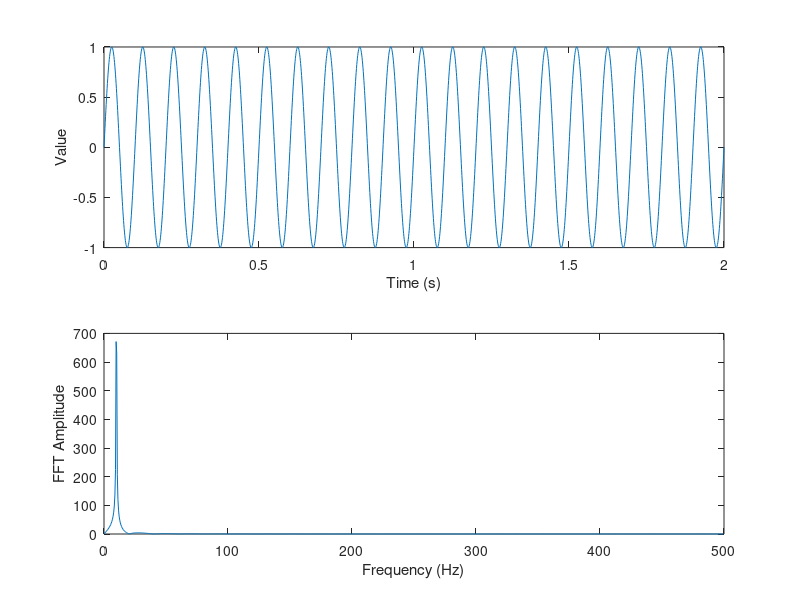

MATLAB code to generate this figure:
% [redacted]
% FFT Matlab Code
% 06/11/2015

% Housekeeping.
close all;
clear all;
clc;

% Create dummy sinewave for
% testing the code.

	% Create a sample waveform to test code with.
	dum_a = 1;
	% Phase offset of signal.
	dum_b = 0; % radians.
	% Signal frequency.
	dum_F = 10; % Hz.
	% Signal period.
	dum_T = (1/dum_F); % sec.
	% Sampling frequency.
	dum_Fs = 1000; % Hz.
	% Sampling period.
	dum_Ts = (1/dum_Fs); % sec.
	% Signal DC offset.
	dum_k = 0;
	% Signal interval times.
	dum_t_start = 0; % sec.
	dum_t_finish = 2; % sec.
	dum_dt = (dum_t_finish-dum_t_start); % sec.
	% Time scale.
	dum_t = linspace(dum_t_start,dum_t_finish,(dum_Fs*dum_dt)); % sec.
	% Signal.
	dum_x = ((dum_a*sin((2.*pi.*dum_F.*dum_t)+dum_b))+dum_k);

% Obtain actual signal to perform
% spectral analysis on.

	% IMPORT SIGNAL DATA...
	x = dum_x;

% Declare information about
% imported signal.

% Sampling frequency.
%Fs = 1000; % Hz.
Fs = dum_Fs; % Hz.
% Sampling period.
%Ts = (1/Fs); % sec.
Ts = dum_Ts; % sec.
% Time scale.
%t = linspace(dum_t_start,dum_t_finish,(dum_Fs*dum_dt)); % sec.
t = dum_t; % sec.
% Number of FFT points.
% Extra ones are zero padded
% onto signal.
nfft = (2^(ceil(log10(length(x))/log10(2))));
% Frequency spectrum values.
f = ((Fs/nfft).*linspace(0,((nfft/2)-1),(nfft/2)));

% Perform actual spectral analysis
% on imported signal.

% Take FFT.  The result is
% a series of complex numbers.
	% REPLACE "dum_x" HERE WITH
	% ACTUAL SIGNAL THAT SPECTRAL
	% ANALYSIS IS BEING DONE ON.
dft = fft(x,nfft);
% Take first half of FFT output.
dft = dft(1:(nfft/2));
% Magnitude of FFT output.
% This converts the complex
% numbers into real number
% magnitude values.
mag_dft = abs(dft);
% Power of FFT output.
% Taking the magnitude of the complex
% FFT output and squaring it is the
% same as multiplying each complex element
% by its conjugate.  The only difference
% is that technically the conjugate method
% produces a complex number with zero
% imaginary component while the magnitude/
% squaring method produces simply a real number.
pow_dft = (mag_dft.^2);
% Plot power on log scale.
pow_dft_log = (10.*log10(pow_dft));

% Plots.
figure(1);
% Signal.
subplot(2,1,1);
plot(t,x);
xlabel('Time (s)');
ylabel('Value');
% FFT Amplitude.
subplot(2,1,2);
plot(f,mag_dft);
xlabel('Frequency (Hz)');
ylabel('FFT Amplitude');

	% % PSD Power Spectral Density.
	% subplot(3,1,3);
	% semilogy(f,pow_dft_log);
	% xlabel('Frequency (Hz)');
	% ylabel('Spectral Power (dB)');

	% % NOTE: RIGHT NOW POWER SPECTRUM IS
	% %		NOT WORKING PROPERLY!!!!!!!